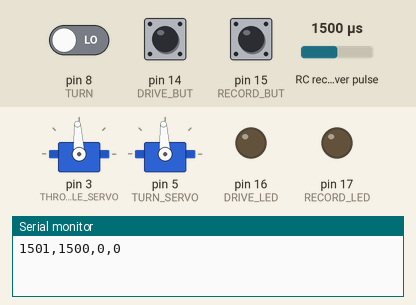
This sketch was run on a simulated Arduino Uno, built with avr-gcc and run on an emulated ATmega328P. Parts: 2 × servo, output pins drawn as LEDs (lit = HIGH), the last lines printed to the serial monitor. Wiring (inferred from the names in the program): RC receiver channel: data pin 7. Dashed ring = blinking. Inputs (shaded band) come from the test bench; at power-on: RC receiver pulse 1500 µs, pin 14 (DRIVE_BUT) HIGH, pin 15 (RECORD_BUT) HIGH, pin 8 (TURN) LOW.

Above: at 1.2 s.
1.3 s: RC receiver pulse (sensor on pin 7) set to 1020 µs
At 4.8 s:
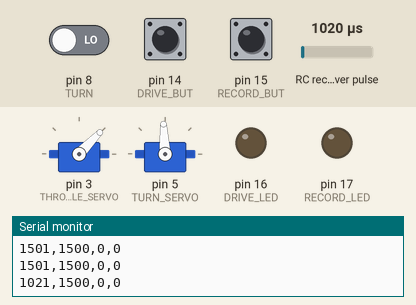
5.5 s: pin 14 (DRIVE_BUT) pulled LOW for 3.2 s
At 9.5 s:
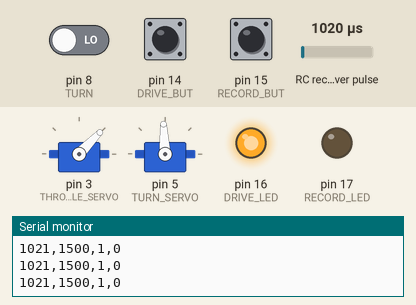
10.2 s: pin 15 (RECORD_BUT) pulled LOW for 3.2 s
At 14.5 s:
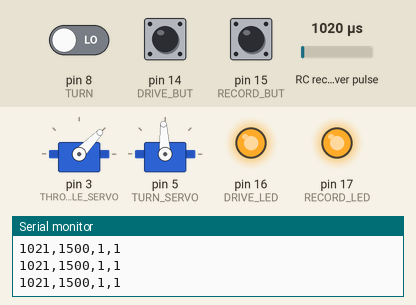
14.9 s: pin 14 (DRIVE_BUT) pulled LOW for 0.15 s
At 15.68 s:
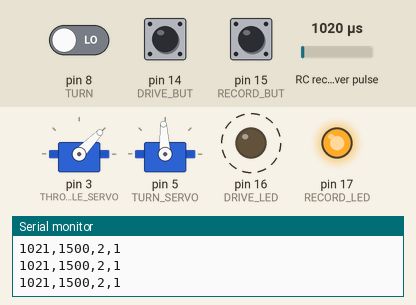
18.4 s: RC receiver pulse (sensor on pin 7) set to 1250 µs
At 18.5 s:
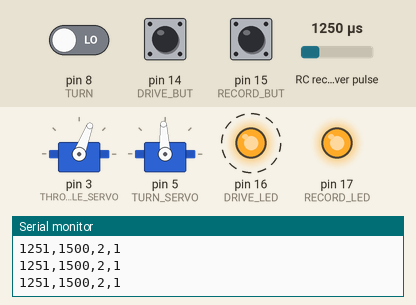
21.9 s: pin 15 (RECORD_BUT) pulled LOW for 0.15 s
At 23.02 s:
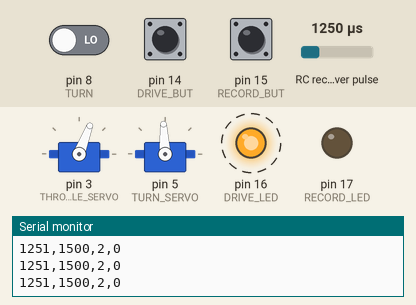
Timing chart, 0 to 26.4 s (numbered marks = the images above; inputs shaded):
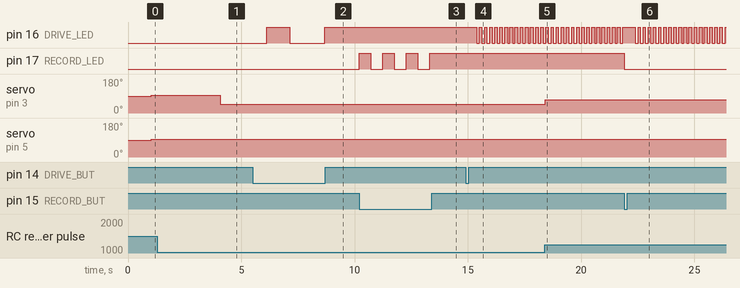

Measured:
- after the input at 1.3 s, servo on pin 3 (THROTTLE_SERVO): 93° → 46° after 2.8 s
- after the input at 5.5 s, pin 16 (DRIVE_LED): LOW → HIGH after 0.62 s, → LOW 1.0 s later, → HIGH 1.5 s later
- after the input at 10.2 s, pin 17 (RECORD_LED): alternates HIGH for 0.52 s and LOW for 0.52 s, 7 changes in all, then stays HIGH, starting at once
- after the input at 14.9 s, pin 16 (DRIVE_LED): alternates HIGH for 0.12 s and LOW for 0.12 s, starting after 0.50 s
- after the input at 18.4 s, servo on pin 3 (THROTTLE_SERVO): 46° → 69° at once
- after the input at 21.9 s, pin 17 (RECORD_LED): HIGH → LOW at once

The sketch:

donkeyreader.ino
```cpp
#include <Servo.h>
#define THROTTLE 7
#define TURN 8

#define THROTTLE_SERVO 3
#define TURN_SERVO 5

#define DRIVE_BUT 14
#define RECORD_BUT 15

#define DRIVE_LED 16
#define RECORD_LED 17

#define DEFAULT_ANGLE 1500
#define DEFAULT_THROTTLE 1500


#define CONTROL_SIZE 4
struct controlItem {
    int angle;              // 2
    int throttle;           // 2
};

union inputFromPC {
   controlItem controlData;
   byte pcLine[CONTROL_SIZE];
};

inputFromPC inputData;
byte pcData[CONTROL_SIZE];

#define EMPTY_DATA 1
#define MARKER1_DATA 2
#define MARKER2_DATA 3
#define RECV_DATA 4
#define NEW_DATA 5

char receiveState = EMPTY_DATA;
byte startMarker1 = 'A';
byte startMarker2 = 'A';
char recvIndex = 0;


#define RECORD_ON 1
#define RECORD_OFF 0
#define DRIVE_MANUAL 0
#define DRIVE_ANGLE 1
#define DRIVE_AUTO 2

#define CAR_OFF 0
#define CAR_ON 1
#define CAR_IDLE 2
#define CAR_STARTING 3
#define IDLE_TIME 60000
#define START_TIME 1000

//#define DEBUGPRINT Serial.print
#define DEBUGPRINT donothing

int record_mode= RECORD_OFF;
int drive_mode= DRIVE_MANUAL;
int car_state= CAR_STARTING;
int min_throttle = 1500;
long idle_start_time=0;
long starting_start_time = 0;
long last_blink=0;
char blink_on=0;

char throttle_passthru=true, turn_passthru=true;

Servo myservo_throttle, myservo_turn;


#include <RunningMedian.h>

RunningMedian throttle_samples = RunningMedian(3);
RunningMedian turn_samples = RunningMedian(3);


int pwm_value_throttle=DEFAULT_THROTTLE, pwm_value_turn=DEFAULT_ANGLE;
void setup() {
  // put your setup code here, to run once:
  pinMode(THROTTLE, INPUT);
  pinMode(TURN, INPUT);

  pinMode(THROTTLE_SERVO, OUTPUT);
  pinMode(TURN_SERVO, OUTPUT);

  pinMode(RECORD_BUT, INPUT);
  digitalWrite(RECORD_BUT, HIGH);
  pinMode(DRIVE_BUT, INPUT);
  digitalWrite(DRIVE_BUT, HIGH);

  pinMode(RECORD_LED, OUTPUT);
  pinMode(DRIVE_LED, OUTPUT);


  Serial.setTimeout(1000);
  Serial.begin(115200);
}


void display(){
  if(record_mode==RECORD_OFF){
    digitalWrite(RECORD_LED, LOW);
  } else if( record_mode == RECORD_ON){
    digitalWrite(RECORD_LED, HIGH);
  }

  if(drive_mode==DRIVE_MANUAL){
    digitalWrite(DRIVE_LED,LOW);
  } else if (drive_mode==DRIVE_ANGLE){
    digitalWrite(DRIVE_LED, HIGH);
  } else if (drive_mode==DRIVE_AUTO){
    if(millis() - last_blink>100){
      blink_on = !blink_on;
      last_blink = millis();
    }
    digitalWrite(DRIVE_LED, blink_on);

  }
}


void readSerialData() {
    byte rb;

    if(receiveState == NEW_DATA){
       return;
    }

    if(receiveState == EMPTY_DATA){
       recvIndex = 0;
       if(Serial.available()){
          rb = Serial.read();
          if(rb == startMarker1){
             receiveState = MARKER1_DATA;
             DEBUGPRINT("Marker1");
          }
       }
    }
    //Serial.println(receiveState, DEC);

    if(receiveState == MARKER1_DATA){
       if(Serial.available()){
          rb = Serial.read();
          if(rb == startMarker2){
             receiveState = RECV_DATA;
             DEBUGPRINT("Marker2");


          } else {
             receiveState = EMPTY_DATA;
             DEBUGPRINT("Did not find marker2");
             DEBUGPRINT("Found:");
             DEBUGPRINT(rb,DEC);

          }
       }
    }

    if(receiveState == RECV_DATA){
       while(Serial.available()){
          DEBUGPRINT("Receiving:");
          rb = Serial.read();
          DEBUGPRINT(rb,DEC);
          inputData.pcLine[recvIndex] = rb;
          recvIndex++;
          DEBUGPRINT("RecvIndex:");
          DEBUGPRINT(recvIndex, DEC);
          if(recvIndex == CONTROL_SIZE){
             receiveState = NEW_DATA;
             processSerialData();
             receiveState = EMPTY_DATA;
             break;
          }
       }
    }
}


void processSerialData() {
  if(receiveState == NEW_DATA){
     /*for (byte n = 0; n < CONTROL_SIZE; n++) {
       inputData.pcLine[n] = pcData[n];
     }*/
     DEBUGPRINT("In process");
     pwm_value_throttle = inputData.controlData.throttle;
     pwm_value_turn     = inputData.controlData.angle;
     receiveState = EMPTY_DATA;
  }
}

void readFromPWM(){
   if(throttle_passthru ){
    pwm_value_throttle = pulseIn(THROTTLE, HIGH);

    if(pwm_value_throttle < 500){
       pwm_value_throttle = DEFAULT_THROTTLE;
       car_state = CAR_STARTING;
       starting_start_time = millis();
    } else if (car_state == CAR_STARTING && (millis() - starting_start_time > START_TIME)){
       min_throttle = pwm_value_throttle + 50;
       myservo_throttle.attach(THROTTLE_SERVO);
       myservo_turn.attach(TURN_SERVO);
       car_state = CAR_ON;
    } else if (pwm_value_throttle > min_throttle && car_state != CAR_ON) {
       myservo_throttle.attach(THROTTLE_SERVO);
       myservo_turn.attach(TURN_SERVO);
       car_state = CAR_ON;
    } else if (pwm_value_throttle < min_throttle  && car_state == CAR_ON) {
       car_state = CAR_IDLE;
       idle_start_time = millis();
    } else if (pwm_value_throttle < min_throttle && car_state == CAR_IDLE && (millis() - idle_start_time > IDLE_TIME)) {
       car_state = CAR_OFF;
       myservo_throttle.detach();
       myservo_turn.detach();

    }
    throttle_samples.add(pwm_value_throttle);
    pwm_value_throttle = throttle_samples.getMedian();
  }

  if(drive_mode == DRIVE_AUTO){
     int throttle = pulseIn(THROTTLE, HIGH);
     if(throttle < min_throttle){
        pwm_value_throttle  = throttle;  // prevent car run aways!
     }
  }

  if(turn_passthru){
    pwm_value_turn = pulseIn(TURN, HIGH);
    if(pwm_value_turn < 500){
       pwm_value_turn = DEFAULT_ANGLE;
    }

    turn_samples.add(pwm_value_turn);
    pwm_value_turn = turn_samples.getMedian();

  }

}

void readButtons(){
  if(!digitalRead(DRIVE_BUT)){
     if(drive_mode == DRIVE_MANUAL){
       drive_mode = DRIVE_ANGLE;
       turn_passthru = false;
       throttle_passthru = true;
     } else if (drive_mode == DRIVE_ANGLE) {
       drive_mode = DRIVE_AUTO;
       turn_passthru = false;
       throttle_passthru = false;

     } else if (drive_mode = DRIVE_AUTO){
       drive_mode = DRIVE_MANUAL;
       turn_passthru = true;
       throttle_passthru = true;
     } else {
       drive_mode = DRIVE_MANUAL;
       turn_passthru = true;
       throttle_passthru = true;
     }
     display();
     delay(500);
  }

  if(!digitalRead(RECORD_BUT)){
     if(record_mode == RECORD_OFF){
        record_mode = RECORD_ON;
     } else if(record_mode== RECORD_ON){
        record_mode = RECORD_OFF;
     } else {
        record_mode= RECORD_OFF;
     }
     display();
     delay(500);
  }

}


void donothing(String s){}
void donothing(String s, int arg){}
void donothing(byte b, int arg){}

void loop() {

  readSerialData();
  readFromPWM();
  readButtons();

  myservo_throttle.writeMicroseconds(pwm_value_throttle);
  myservo_turn.writeMicroseconds(pwm_value_turn);


  Serial.print(pwm_value_throttle);
  Serial.print(",");
  Serial.print(pwm_value_turn);
  Serial.print(",");
  Serial.print(drive_mode);
  Serial.print(",");
  Serial.println(record_mode);


  display();

}
```

RunningMedian.cpp
```cpp
//
//    FILE: RunningMedian.cpp
//  AUTHOR: Rob dot Tillaart at gmail dot com
// VERSION: 0.1.13
// PURPOSE: RunningMedian library for Arduino
//
// HISTORY:
// 0.1.00 - 2011-02-16 initial version
// 0.1.01 - 2011-02-22 added remarks from CodingBadly
// 0.1.02 - 2012-03-15 added
// 0.1.03 - 2013-09-30 added _sorted flag, minor refactor
// 0.1.04 - 2013-10-17 added getAverage(uint8_t) - kudo's to Sembazuru
// 0.1.05 - 2013-10-18 fixed bug in sort; removes default constructor; dynamic memory
// 0.1.06 - 2013-10-19 faster sort, dynamic arrays, replaced sorted float array with indirection array
// 0.1.07 - 2013-10-19 add correct median if _cnt is even.
// 0.1.08 - 2013-10-20 add getElement(), add getSottedElement() add predict()
// 0.1.09 - 2014-11-25 float to double (support ARM)
// 0.1.10 - 2015-03-07 fix clear
// 0.1.11 - 2015-03-29 undo 0.1.10 fix clear
// 0.1.12 - 2015-07-12 refactor constructor + const
// 0.1.13 - 2015-10-30 fix getElement(n) - kudos to Gdunge
//
// Released to the public domain
//

#include "RunningMedian.h"

RunningMedian::RunningMedian(const uint8_t size)
{
    _size = constrain(size, MEDIAN_MIN_SIZE, MEDIAN_MAX_SIZE);

#ifdef RUNNING_MEDIAN_USE_MALLOC
    _ar = (double *) malloc(_size * sizeof(double));
    _p = (uint8_t *) malloc(_size * sizeof(uint8_t));
#endif

    clear();
}

RunningMedian::~RunningMedian()
{
#ifdef RUNNING_MEDIAN_USE_MALLOC
    free(_ar);
    free(_p);
#endif
}

// resets all counters
void RunningMedian::clear()
{
    _cnt = 0;
    _idx = 0;
    _sorted = false;
    for (uint8_t i = 0; i< _size; i++) _p[i] = i;
}

// adds a new value to the data-set
// or overwrites the oldest if full.
void RunningMedian::add(double value)
{
    _ar[_idx++] = value;
    if (_idx >= _size) _idx = 0; // wrap around
    if (_cnt < _size) _cnt++;
    _sorted = false;
}

double RunningMedian::getMedian()
{
    if (_cnt > 0)
    {
        if (_sorted == false) sort();
        if (_cnt & 0x01) return _ar[_p[_cnt/2]];
        else return (_ar[_p[_cnt/2]] + _ar[_p[_cnt/2 - 1]]) / 2;
    }
    return NAN;
}

#ifdef RUNNING_MEDIAN_ALL
double RunningMedian::getHighest()
{
    return getSortedElement(_cnt - 1);
}

double RunningMedian::getLowest()
{
    return getSortedElement(0);
}

double RunningMedian::getAverage()
{
    if (_cnt > 0)
    {
        double sum = 0;
        for (uint8_t i=0; i< _cnt; i++) sum += _ar[i];
        return sum / _cnt;
    }
    return NAN;
}

double RunningMedian::getAverage(uint8_t nMedians)
{
    if ((_cnt > 0) && (nMedians > 0))
    {
        if (_cnt < nMedians) nMedians = _cnt;     // when filling the array for first time
        uint8_t start = ((_cnt - nMedians)/2);
        uint8_t stop = start + nMedians;

        if (_sorted == false) sort();
        double sum = 0;
        for (uint8_t i = start; i < stop; i++) sum += _ar[_p[i]];
        return sum / nMedians;
    }
    return NAN;
}

double RunningMedian::getElement(const uint8_t n)
{
    if ((_cnt > 0) && (n < _cnt))
    {
        uint8_t pos = _idx + n;
        if (pos >= _cnt) // faster than %
        {
            pos -= _cnt;
        }
        return _ar[pos];
    }
    return NAN;
}

double RunningMedian::getSortedElement(const uint8_t n)
{
    if ((_cnt > 0) && (n < _cnt))
    {
        if (_sorted == false) sort();
        return _ar[_p[n]];
    }
    return NAN;
}

// n can be max <= half the (filled) size
double RunningMedian::predict(const uint8_t n)
{
    if ((_cnt > 0) && (n < _cnt/2))
    {
        double med = getMedian();  // takes care of sorting !
        if (_cnt & 0x01)
        {
            return max(med - _ar[_p[_cnt/2-n]], _ar[_p[_cnt/2+n]] - med);
        }
        else
        {
            double f1 = (_ar[_p[_cnt/2 - n]] + _ar[_p[_cnt/2 - n - 1]])/2;
            double f2 = (_ar[_p[_cnt/2 + n]] + _ar[_p[_cnt/2 + n - 1]])/2;
            return max(med - f1, f2 - med)/2;
        }
    }
    return NAN;
}
#endif

void RunningMedian::sort()
{
    // bubble sort with flag
    for (uint8_t i = 0; i < _cnt-1; i++)
    {
        bool flag = true;
        for (uint8_t j = 1; j < _cnt-i; j++)
        {
            if (_ar[_p[j-1]] > _ar[_p[j]])
            {
                uint8_t t = _p[j-1];
                _p[j-1] = _p[j];
                _p[j] = t;
                flag = false;
            }
        }
        if (flag) break;
    }
    _sorted = true;
}

// END OF FILE
```

RunningMedian.h
```cpp
//
//    FILE: RunningMedian.h
//  AUTHOR: Rob dot Tillaart at gmail dot com
// PURPOSE: RunningMedian library for Arduino
// VERSION: 0.1.13
//     URL: http://arduino.cc/playground/Main/RunningMedian
// HISTORY: See RunningMedian.cpp
//
// Released to the public domain
//

#ifndef RunningMedian_h
#define RunningMedian_h

#if defined(ARDUINO) && ARDUINO >= 100
#include "Arduino.h"
#else
#include "WProgram.h"
#endif

#include <inttypes.h>

#define RUNNING_MEDIAN_VERSION "0.1.13"

// prepare for dynamic version
// not tested use at own risk :)
// #define RUNNING_MEDIAN_USE_MALLOC

// conditional compile to minimize lib
// by removeing a lot of functions.
#define RUNNING_MEDIAN_ALL


// should at least be 5 to be practical
// odd size results in a 'real' middle element.
// even size takes the lower of the two middle elements
#define MEDIAN_MIN_SIZE     1
#define MEDIAN_MAX_SIZE     19          // adjust if needed


class RunningMedian
{
public:
    explicit RunningMedian(const uint8_t size);  // # elements in the internal buffer
    ~RunningMedian();                            // destructor

    void clear();                        // resets internal buffer and var
    void add(const double value);        // adds a new value to internal buffer, optionally replacing the oldest element.
    double getMedian();                  // returns the median == middle element

#ifdef RUNNING_MEDIAN_ALL
    double getAverage();                 // returns average of the values in the internal buffer
    double getAverage(uint8_t nMedian);  // returns average of the middle nMedian values, removes noise from outliers
    double getHighest();                 // returns highest element
    double getLowest();                  // return lowest element

    double getElement(const uint8_t n);        // get n'th element from the values in time order
    double getSortedElement(const uint8_t n);  // get n'th element from the values in size order
    double predict(const uint8_t n);           // predict the max change of median after n additions

    uint8_t getSize() { return _size; };  // returns size of internal buffer
    uint8_t getCount() { return _cnt; };  // returns current used elements, getCount() <= getSize()
#endif

protected:
    boolean _sorted;
    uint8_t _size;
    uint8_t _cnt;
    uint8_t _idx;

#ifdef RUNNING_MEDIAN_USE_MALLOC
    double * _ar;
    uint8_t * _p;
#else
    double _ar[MEDIAN_MAX_SIZE];
    uint8_t _p[MEDIAN_MAX_SIZE];
#endif
    void sort();
};

#endif
// END OF FILE
```
